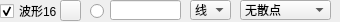
               <widget class="QWidget" name="widget_16" native="true">
                <property name="minimumSize">
                 <size>
                  <width>0</width>
                  <height>22</height>
                 </size>
                </property>
                <property name="maximumSize">
                 <size>
                  <width>16777215</width>
                  <height>22</height>
                 </size>
                </property>
                <widget class="QLineEdit" name="txtValueCurve16">
                 <property name="geometry">
                  <rect>
                   <x>110</x>
                   <y>0</y>
                   <width>71</width>
                   <height>20</height>
                  </rect>
                 </property>
                 <property name="text">
                  <string/>
                 </property>
                </widget>
                <widget class="QRadioButton" name="rdoBoldCurve16">
                 <property name="geometry">
                  <rect>
                   <x>90</x>
                   <y>3</y>
                   <width>16</width>
                   <height>16</height>
                  </rect>
                 </property>
                 <property name="text">
                  <string/>
                 </property>
                 <property name="checked">
                  <bool>false</bool>
                 </property>
                </widget>
                <widget class="QCheckBox" name="chkVisibleCurve16">
                 <property name="geometry">
                  <rect>
                   <x>0</x>
                   <y>3</y>
                   <width>60</width>
                   <height>16</height>
                  </rect>
                 </property>
                 <property name="text">
                  <string>波形16</string>
                 </property>
                 <property name="checked">
                  <bool>true</bool>
                 </property>
                </widget>
                <widget class="QPushButton" name="btnColourCurve16">
                 <property name="geometry">
                  <rect>
                   <x>60</x>
                   <y>0</y>
                   <width>21</width>
                   <height>21</height>
                  </rect>
                 </property>
                 <property name="text">
                  <string/>
                 </property>
                </widget>
                <widget class="QComboBox" name="cmbLineStyle16">
                 <property name="geometry">
                  <rect>
                   <x>190</x>
                   <y>0</y>
                   <width>41</width>
                   <height>20</height>
                  </rect>
                 </property>
                 <property name="currentIndex">
                  <number>1</number>
                 </property>
                 <item>
                  <property name="text">
                   <string>点</string>
                  </property>
                 </item>
                 <item>
                  <property name="text">
                   <string>线</string>
                  </property>
                 </item>
                 <item>
                  <property name="text">
                   <string>左</string>
                  </property>
                 </item>
                 <item>
                  <property name="text">
                   <string>右</string>
                  </property>
                 </item>
                 <item>
                  <property name="text">
                   <string>中</string>
                  </property>
                 </item>
                 <item>
                  <property name="text">
                   <string>积</string>
                  </property>
                 </item>
                </widget>
                <widget class="QComboBox" name="cmbScatterStyle16">
                 <property name="geometry">
                  <rect>
                   <x>240</x>
                   <y>0</y>
                   <width>91</width>
                   <height>20</height>
                  </rect>
                 </property>
                 <property name="focusPolicy">
                  <enum>Qt::WheelFocus</enum>
                 </property>
                 <property name="maxVisibleItems">
                  <number>20</number>
                 </property>
                 <item>
                  <property name="text">
                   <string>无散点</string>
                  </property>
                  <property name="icon">
                   <iconset resource="res.qrc">
                    <normaloff>:/pic/ssNone.png</normaloff>:/pic/ssNone.png</iconset>
                  </property>
                 </item>
                 <item>
                  <property name="text">
                   <string>x形</string>
                  </property>
                  <property name="icon">
                   <iconset resource="res.qrc">
                    <normaloff>:/pic/ssCross.png</normaloff>:/pic/ssCross.png</iconset>
                  </property>
                 </item>
                 <item>
                  <property name="text">
                   <string>+形</string>
                  </property>
                  <property name="icon">
                   <iconset resource="res.qrc">
                    <normaloff>:/pic/ssPlus.png</normaloff>:/pic/ssPlus.png</iconset>
                  </property>
                 </item>
                 <item>
                  <property name="text">
                   <string>空心圆</string>
                  </property>
                  <property name="icon">
                   <iconset resource="res.qrc">
                    <normaloff>:/pic/ssCircle.png</normaloff>:/pic/ssCircle.png</iconset>
                  </property>
                 </item>
                 <item>
                  <property name="text">
                   <string>实心圆</string>
                  </property>
                  <property name="icon">
                   <iconset resource="res.qrc">
                    <normaloff>:/pic/ssDisc.png</normaloff>:/pic/ssDisc.png</iconset>
                  </property>
                 </item>
                 <item>
                  <property name="text">
                   <string>矩形</string>
                  </property>
                  <property name="icon">
                   <iconset resource="res.qrc">
                    <normaloff>:/pic/ssSquare.png</normaloff>:/pic/ssSquare.png</iconset>
                  </property>
                 </item>
                 <item>
                  <property name="text">
                   <string>菱形</string>
                  </property>
                  <property name="icon">
                   <iconset resource="res.qrc">
                    <normaloff>:/pic/ssDiamond.png</normaloff>:/pic/ssDiamond.png</iconset>
                  </property>
                 </item>
                 <item>
                  <property name="text">
                   <string>星形</string>
                  </property>
                  <property name="icon">
                   <iconset resource="res.qrc">
                    <normaloff>:/pic/ssStar.png</normaloff>:/pic/ssStar.png</iconset>
                  </property>
                 </item>
                 <item>
                  <property name="text">
                   <string>正三角</string>
                  </property>
                  <property name="icon">
                   <iconset resource="res.qrc">
                    <normaloff>:/pic/ssTriangle.png</normaloff>:/pic/ssTriangle.png</iconset>
                  </property>
                 </item>
                 <item>
                  <property name="text">
                   <string>倒三角</string>
                  </property>
                  <property name="icon">
                   <iconset resource="res.qrc">
                    <normaloff>:/pic/ssTriangleInverted.png</normaloff>:/pic/ssTriangleInverted.png</iconset>
                  </property>
                 </item>
                 <item>
                  <property name="text">
                   <string>x框</string>
                  </property>
                  <property name="icon">
                   <iconset resource="res.qrc">
                    <normaloff>:/pic/ssCrossSquare.png</normaloff>:/pic/ssCrossSquare.png</iconset>
                  </property>
                 </item>
                 <item>
                  <property name="text">
                   <string>+框</string>
                  </property>
                  <property name="icon">
                   <iconset resource="res.qrc">
                    <normaloff>:/pic/ssPlusSquare.png</normaloff>:/pic/ssPlusSquare.png</iconset>
                  </property>
                 </item>
                 <item>
                  <property name="text">
                   <string>x圆</string>
                  </property>
                  <property name="icon">
                   <iconset resource="res.qrc">
                    <normaloff>:/pic/ssCrossCircle.png</normaloff>:/pic/ssCrossCircle.png</iconset>
                  </property>
                 </item>
                 <item>
                  <property name="text">
                   <string>+圆</string>
                  </property>
                  <property name="icon">
                   <iconset resource="res.qrc">
                    <normaloff>:/pic/ssPlusCircle.png</normaloff>:/pic/ssPlusCircle.png</iconset>
                  </property>
                 </item>
                 <item>
                  <property name="text">
                   <string>和平</string>
                  </property>
                  <property name="icon">
                   <iconset resource="res.qrc">
                    <normaloff>:/pic/ssPeace.png</normaloff>:/pic/ssPeace.png</iconset>
                  </property>
                 </item>
                </widget>
               </widget>
